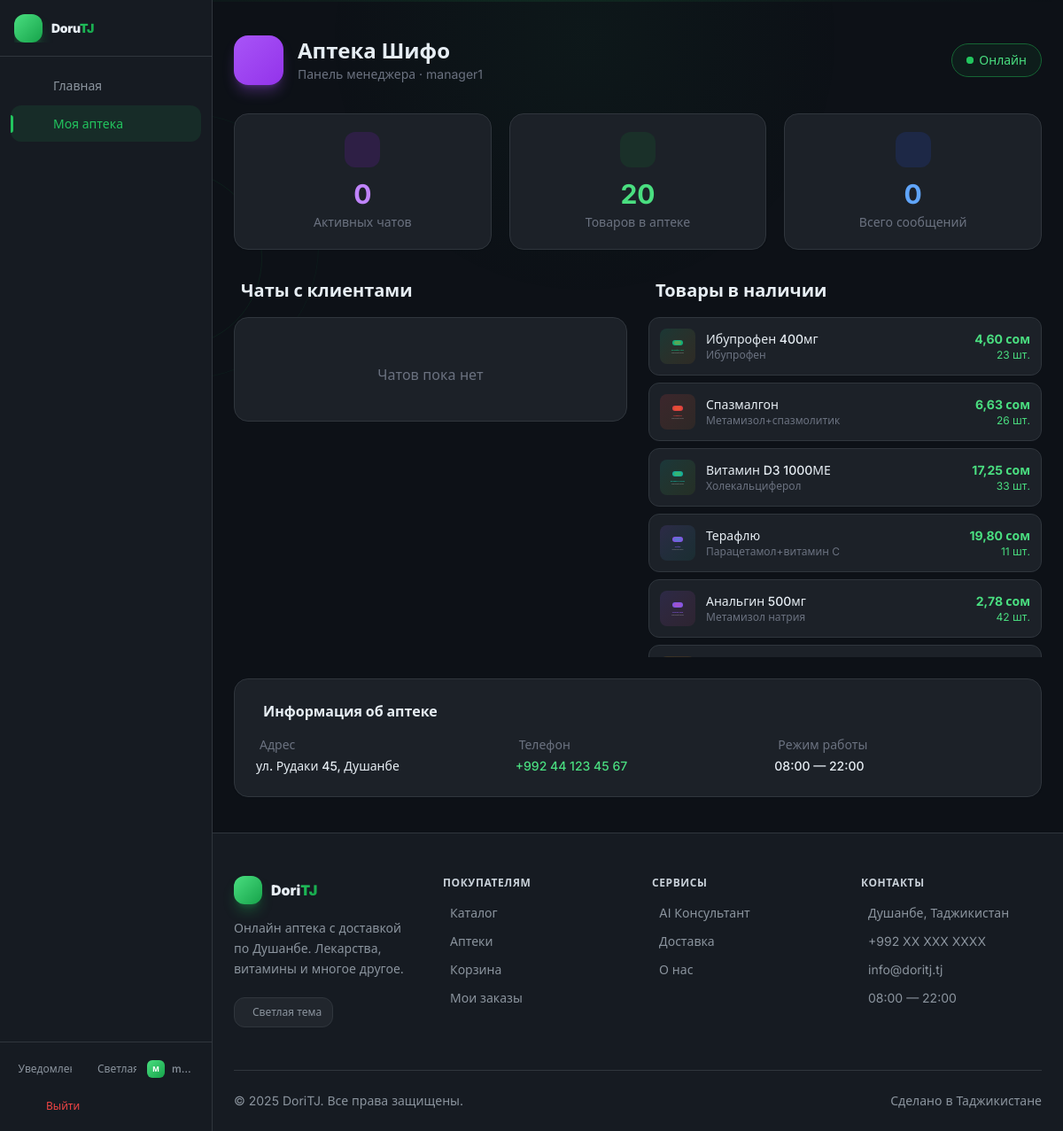
The app's page /pharmacies/manager/ (signed in), older data.
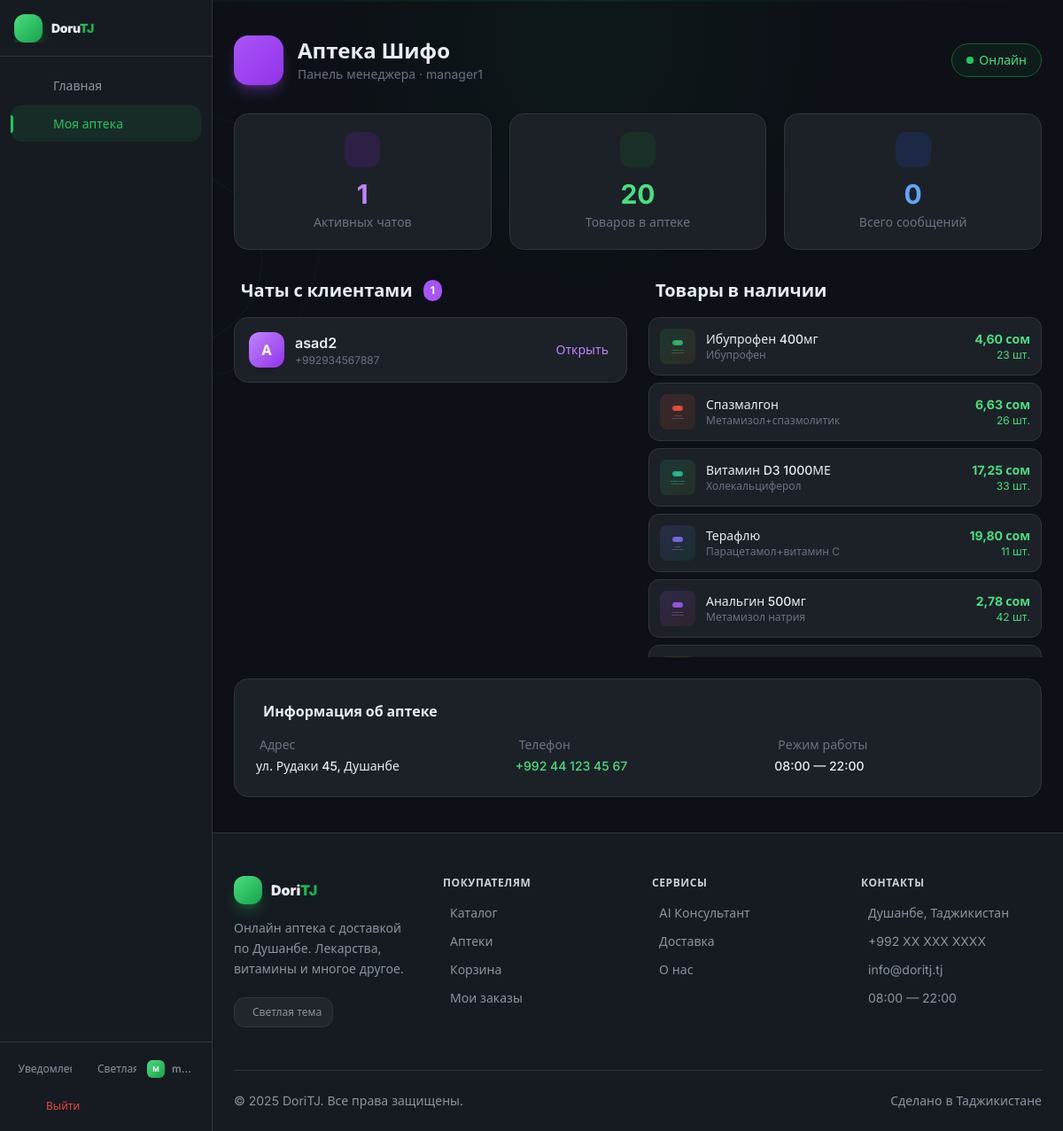
The same page, newer data.
### pharmacies/models.py (models this page shows, shortened)
class PharmacyProduct(models.Model):
    pharmacy = models.ForeignKey(Pharmacy, on_delete=models.CASCADE)
    product = models.ForeignKey(Product, on_delete=models.CASCADE)
    price = models.DecimalField(max_digits=10, decimal_places=2)
    stock = models.PositiveIntegerField(default=0)

class PharmacyChat(models.Model):
    pharmacy = models.ForeignKey(Pharmacy, on_delete=models.CASCADE)
    user = models.ForeignKey(settings.AUTH_USER_MODEL, on_delete=models.CASCADE)
    created_at = models.DateTimeField(auto_now_add=True)
    class Meta:
        unique_together = ['pharmacy', 'user']

### products/models.py (models this page shows, shortened)
class Product(models.Model):
    category = models.ForeignKey(Category, on_delete=models.CASCADE)
    manufacturer = models.ForeignKey(Manufacturer, on_delete=models.SET_NULL, null=True)
    name = models.CharField(max_length=200)
    description = models.TextField(blank=True)
    price = models.DecimalField(max_digits=10, decimal_places=2)
    stock = models.PositiveIntegerField(default=0)
    image = models.ImageField(upload_to='products/', blank=True, null=True)
    is_prescription = models.BooleanField(default=False)
    active_substance = models.CharField(max_length=200, blank=True)
    created_at = models.DateTimeField(auto_now_add=True)
    is_deleted = models.BooleanField(default=False)

### accounts/models.py (models this page shows, shortened)
class User(AbstractUser):
    phone = models.CharField(max_length=20, blank=True)
    address = models.TextField(blank=True)
    birth_date = models.DateField(null=True, blank=True)
    avatar = models.ImageField(upload_to='avatars/', blank=True)
    age = models.PositiveIntegerField(null=True, blank=True)
    is_courier = models.BooleanField(default=False)
    is_manager = models.BooleanField(default=False)

### pharmacies/views.py (the view)
# urls.py: path('manager/', views.manager_dashboard, name='manager_dashboard'),
@login_required
def manager_dashboard(request):
    if not request.user.is_manager:
        return redirect('home')
    pharmacy = get_object_or_404(Pharmacy, manager=request.user)
    chats = PharmacyChat.objects.filter(
        pharmacy=pharmacy
    ).order_by('-created_at')
    total_messages = PharmacyChatMessage.objects.filter(
        chat__pharmacy=pharmacy
    ).count()
    products = PharmacyProduct.objects.filter(
        pharmacy=pharmacy
    ).select_related('product')
    return render(request, 'manager_dashboard.html', {
        'pharmacy': pharmacy,
        'chats': chats,
        'total_messages': total_messages,
        'products': products,
    })

### accounts/backend.py (called while the page is built)
    def get_user(self, user_id):
        try:
            return User.objects.get(pk=user_id)
        except User.DoesNotExist:
            return None

### server/context_processors.py (called while the page is built, shortened)
def mobile_nav_items(request):
    return {}

### templates/manager_dashboard.html (shortened to what the changed rows need)
{% extends 'base.html' %}
{% load i18n %}
{% block content %}
<div class="max-w-5xl mx-auto">
    <div class="flex items-start md:items-center justify-between mb-6 md:mb-8 gap-3">
        <div class="flex items-center gap-3 md:gap-4 min-w-0">
            <div class="min-w-0">
                <h1 class="text-lg md:text-2xl font-bold text-gray-900 dark:text-white truncate">{{ pharmacy.name }}</h1>
            </div>
        </div>
    </div>
    <div class="grid grid-cols-3 gap-3 md:gap-5 mb-8">
        <div class="bg-white dark:bg-gray-900/70 dark:backdrop-blur-sm rounded-2xl border border-gray-200 dark:border-gray-800 p-3 md:p-5 text-center shadow-sm">
            <div class="w-8 h-8 md:w-10 md:h-10 bg-purple-50 dark:bg-purple-900/30 rounded-xl flex items-center justify-center mx-auto mb-2 md:mb-3">
            </div>
            <p class="text-xl md:text-3xl font-bold text-purple-600 dark:text-purple-400">{{ chats|length }}</p>
            <p class="text-gray-400 dark:text-gray-500 text-xs md:text-sm mt-1">{% trans 'Активных чатов' %}</p>
        </div>
    </div>
    <div class="grid grid-cols-1 md:grid-cols-2 gap-6">
        <div>
            <h2 class="text-xl font-bold text-gray-900 dark:text-white mb-4 flex items-center gap-2">
                {% trans 'Чаты с клиентами' %}
                {% if chats %}
                <span class="bg-purple-500 text-white text-xs px-2 py-1 rounded-full ml-1">
                    {{ chats|length }}
                </span>
                {% endif %}
            </h2>
            {% if chats %}
            <div class="space-y-3">
                {% for chat in chats %}
                <a href="{% url 'manager_chat' chat.pk %}"
                   class="bg-white dark:bg-gray-900/70 dark:backdrop-blur-sm rounded-2xl border border-gray-200 dark:border-gray-800 p-4 flex items-center justify-between hover:shadow-md hover:border-purple-200 dark:hover:border-purple-800 transition-all card-lift">
                    <div class="flex items-center gap-3">
                        <div class="w-10 h-10 bg-gradient-to-br from-purple-400 to-purple-600 rounded-xl flex items-center justify-center text-white font-bold shadow-sm">
                            {{ chat.user.username|first|upper }}
                        </div>
                        <div>
                            <p class="font-semibold text-gray-900 dark:text-white">{{ chat.user.username }}</p>
                            <p class="text-gray-400 dark:text-gray-500 text-xs">{{ chat.user.phone }}</p>
                        </div>
                    </div>
                    <span class="flex items-center gap-1 text-purple-600 dark:text-purple-400 text-sm font-medium">
                        {% trans 'Открыть' %}
                    </span>
                </a>
                {% endfor %}
            </div>
            {% else %}
            <div class="bg-white dark:bg-gray-900/70 dark:backdrop-blur-sm rounded-2xl border border-gray-200 dark:border-gray-800 p-10 text-center">
                <p class="text-gray-400 dark:text-gray-500">{% trans 'Чатов пока нет' %}</p>
            </div>
            {% endif %}
        </div>
        <div>
            <h2 class="text-xl font-bold text-gray-900 dark:text-white mb-4 flex items-center gap-2">
                {% trans 'Товары в наличии' %}
            </h2>
            <div class="space-y-2 max-h-96 overflow-y-auto">
                {% for item in products %}
                <div class="bg-white dark:bg-gray-900/70 dark:backdrop-blur-sm rounded-xl border border-gray-200 dark:border-gray-800 p-3 flex items-center justify-between hover:shadow-sm transition-all">
                    <div class="flex items-center gap-3">
                        {% if item.product.image %}
                            <img src="{{ item.product.image.url }}"
                                 class="w-10 h-10 rounded-lg object-cover">
                        {% else %}
                            <div class="w-10 h-10 rounded-lg bg-gray-50 dark:bg-gray-800 flex items-center justify-center">
                                <i class="ti ti-pill text-lg text-gray-300 dark:text-gray-600"></i>
                            </div>
                        {% endif %}
                        <div>
                            <p class="font-medium text-gray-900 dark:text-white text-sm">{{ item.product.name }}</p>
                            <p class="text-gray-400 dark:text-gray-500 text-xs">{{ item.product.active_substance }}</p>
                        </div>
                    </div>
                    <div class="text-right">
                        <p class="font-bold text-brand-600 dark:text-brand-400 text-sm">{{ item.price }} {% trans 'сом' %}</p>
                        <p class="text-xs {% if item.stock > 10 %}text-green-600 dark:text-green-400{% elif item.stock > 0 %}text-orange-500 dark:text-orange-400{% else %}text-red-500 dark:text-red-400{% endif %}">
                            {{ item.stock }} {% trans 'шт.' %}
                        </p>
                    </div>
                </div>
                {% empty %}
                <div class="text-center py-10">
                    <p class="text-gray-400 dark:text-gray-500">{% trans 'Товаров нет' %}</p>
                </div>
                {% endfor %}
            </div>
        </div>
    </div>
    <div class="bg-white dark:bg-gray-900/70 dark:backdrop-blur-sm rounded-2xl border border-gray-200 dark:border-gray-800 p-6 mt-6 shadow-sm">
        <h2 class="font-bold text-gray-900 dark:text-white mb-4 flex items-center gap-2">
            {% trans 'Информация об аптеке' %}
        </h2>
    </div>
</div>
{% endblock %}

Row changes from the older to the newer data that the page shows:
added PharmacyChat: user.username|first "A", user.username "asad2", user.phone "+992934567887"
Text that changed along with them:
{{ chats|length }}: "0" → "1"
{{ chats|length }}: (not shown) → "1"
text no longer shown: "Чатов пока нет"
